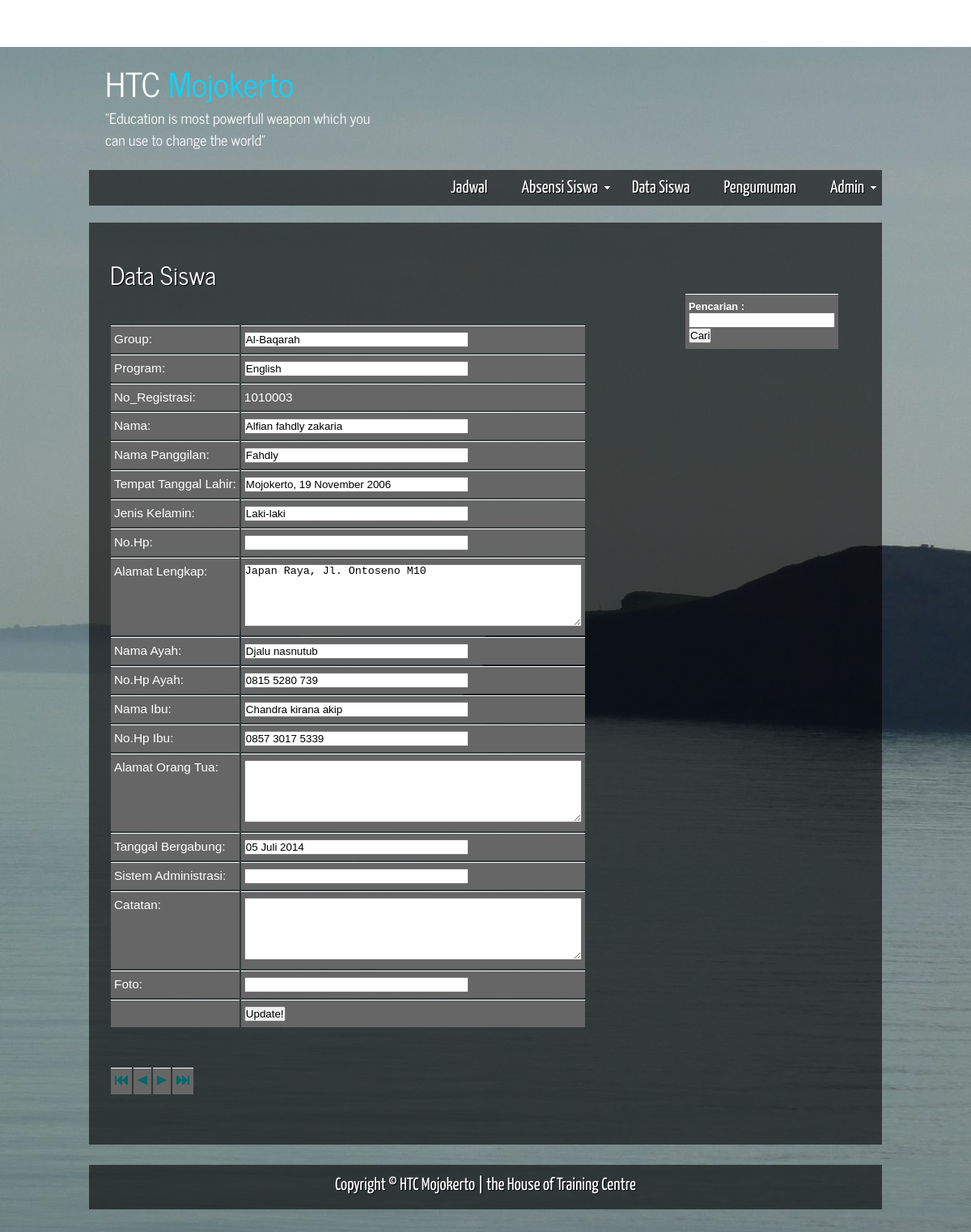
The app's page /Admin/editsiswa.php?pageNum_Recordset1=1&totalRows_Recordset1=53 (signed in) with its own data.
### tables this page shows
CREATE TABLE IF NOT EXISTS `data_siswa` (
  `Group` varchar(20) NOT NULL,
  `Program` varchar(32) NOT NULL,
  `No_Registrasi` int(11) NOT NULL AUTO_INCREMENT,
  `Nama` varchar(35) NOT NULL,
  `Nama_panggilan` varchar(10) NOT NULL,
  `Tempat_Tanggal_Lahir` varchar(40) NOT NULL,
  `Jenis_kelamin` varchar(10) NOT NULL,
  `No_Hp` varchar(15) DEFAULT NULL,
  `Alamat_Lengkap` varchar(200) DEFAULT NULL,
  `Nama_ayah` varchar(35) NOT NULL,
  `No_Hp_Ayah` varchar(15) DEFAULT NULL,
  `Nama_Ibu` varchar(35) NOT NULL,
  `No_Hp_Ibu` varchar(15) DEFAULT NULL,
  `Alamat_Orang_Tua` varchar(200) DEFAULT NULL,
  `Date_of_joint` varchar(20) NOT NULL,
  `Sistem_Administrasi` varchar(200) DEFAULT NULL,
  `Catatan` varchar(200) DEFAULT NULL,
  `Foto` varchar(100) DEFAULT NULL,
  PRIMARY KEY (`No_Registrasi`),
  UNIQUE KEY `No_Registrasi` (`No_Registrasi`)
);

### Admin/editsiswa.php (the view, shortened to what this page needs)
<?php require_once('../Connections/Server_HTC.php'); ?>
<?php
$editFormAction = $_SERVER['PHP_SELF'];
if (isset($_SERVER['QUERY_STRING'])) {
  $editFormAction .= "?" . htmlentities($_SERVER['QUERY_STRING']);
}
$currentPage = $_SERVER["PHP_SELF"];
$maxRows_Recordset1 = 1;
$pageNum_Recordset1 = 0;
if (isset($_GET['pageNum_Recordset1'])) {
  $pageNum_Recordset1 = $_GET['pageNum_Recordset1'];
}
$startRow_Recordset1 = $pageNum_Recordset1 * $maxRows_Recordset1;
$query_Recordset1 = "SELECT * FROM data_siswa";
$query_limit_Recordset1 = sprintf("%s LIMIT %d, %d", $query_Recordset1, $startRow_Recordset1, $maxRows_Recordset1);
$Recordset1 = mysql_query($query_limit_Recordset1, $Server_HTC) or die(mysql_error());
$row_Recordset1 = mysql_fetch_assoc($Recordset1);
if (isset($_GET['totalRows_Recordset1'])) {
  $totalRows_Recordset1 = $_GET['totalRows_Recordset1'];
} else {
  $all_Recordset1 = mysql_query($query_Recordset1);
  $totalRows_Recordset1 = mysql_num_rows($all_Recordset1);
}
$totalPages_Recordset1 = ceil($totalRows_Recordset1/$maxRows_Recordset1)-1;
$queryString_Recordset1 = "";
$queryString_Recordset1 = sprintf("&totalRows_Recordset1=%d%s", $totalRows_Recordset1, $queryString_Recordset1);
?>
<!DOCTYPE HTML>
<html>
<head>
  <link rel="stylesheet" type="text/css" href="../css/style.css" />
</head>
<body>
  <div id="main">
    <header>
      <div id="logo">
        <div id="logo_text">
          <h1><a href="../index.php">HTC<span class="logo_colour"> Mojokerto</span></a></h1>
          <h2>&quot;Education is most powerfull weapon which you can use to change the world&quot;</h2>
        </div>
      </div>
      <nav>
        <div id="menu_container">
          <ul class="sf-menu" id="nav">
            <li><a href="../index.php">Jadwal</a></li>
                        <li><a href="#">Absensi Siswa</a>
</li>
<li><a href="../HTCstudent.php">Data Siswa</a></li>
            <li><a href="#l">Pengumuman</a></li>
             <li><a href="#">Admin</a>
        </div>
      </nav>
    </header>
<div id="site_content">
  <div id="sidebar_container"><h3>&nbsp;</h3><a href="#"></a>
    <div class="sidebar">
      <form name="form" method="get" action="../HTCstudent.php?q=<?php echo $row_Recordset1['Nama']; ?>">
<table width="40%" border="0" align="center" cellpadding="0">
<tr bgcolor="orange">
  <td colspan="3">
  <strong> Pencarian : </strong>
  <input type="text" name="name">
  <input type="submit" name="Submit" id="SUBMIT" value="Cari" ></td>
</tr>
</table>
</form>
    </div>
</div>
      <div class="content">
        <h1>Data Siswa</h1>
        <p>
        </p>
              <?php do { ?>
                <form method="post" name="form1" action="<?php echo $editFormAction; ?>">
              <table align="center">
                <tr valign="baseline">
                  <td nowrap align="right">Group:</td>
                  <td><input type="text" name="Group" value="<?php echo htmlentities($row_Recordset1['Group'], ENT_COMPAT, 'UTF-8'); ?>" size="32"></td>
                </tr>
                <tr valign="baseline">
                  <td nowrap align="right">Program:</td>
                  <td><input type="text" name="Program" value="<?php echo htmlentities($row_Recordset1['Program'], ENT_COMPAT, 'UTF-8'); ?>" size="32"></td>
                </tr>
                <tr valign="baseline">
                  <td nowrap align="right">No_Registrasi:</td>
                  <td><?php echo $row_Recordset1['No_Registrasi']; ?></td>
                </tr>
                <tr valign="baseline">
                  <td nowrap align="right">Nama:</td>
                  <td><input type="text" name="Nama" value="<?php echo htmlentities($row_Recordset1['Nama'], ENT_COMPAT, 'UTF-8'); ?>" size="32"></td>
                </tr>
                <tr valign="baseline">
                  <td nowrap align="right">Nama Panggilan:</td>
                  <td><input type="text" name="Nama_panggilan" value="<?php echo htmlentities($row_Recordset1['Nama_panggilan'], ENT_COMPAT, 'UTF-8'); ?>" size="32"></td>
                </tr>
                <tr valign="baseline">
                  <td nowrap align="right">Tempat Tanggal Lahir:</td>
                  <td><input type="text" name="Tempat_Tanggal_Lahir" value="<?php echo htmlentities($row_Recordset1['Tempat_Tanggal_Lahir'], ENT_COMPAT, 'UTF-8'); ?>" size="32"></td>
                </tr>
                <tr valign="baseline">
                  <td nowrap align="right">Jenis Kelamin:</td>
                  <td><input type="text" name="Jenis_kelamin" value="<?php echo htmlentities($row_Recordset1['Jenis_kelamin'], ENT_COMPAT, 'UTF-8'); ?>" size="32"></td>
                </tr>
                <tr valign="baseline">
                  <td nowrap align="right">No.Hp:</td>
                  <td><input type="text" name="No_Hp" value="<?php echo htmlentities($row_Recordset1['No_Hp'], ENT_COMPAT, 'UTF-8'); ?>" size="32"></td>
                </tr>
                <tr valign="baseline">
                  <td nowrap align="right" valign="top">Alamat Lengkap:</td>
                  <td><textarea name="Alamat_Lengkap" cols="50" rows="5"><?php echo htmlentities($row_Recordset1['Alamat_Lengkap'], ENT_COMPAT, 'UTF-8'); ?></textarea>                    </td>
                </tr>
                <tr valign="baseline">
                  <td nowrap align="right">Nama Ayah:</td>
                  <td><input type="text" name="Nama_ayah" value="<?php echo htmlentities($row_Recordset1['Nama_ayah'], ENT_COMPAT, 'UTF-8'); ?>" size="32"></td>
                </tr>
                <tr valign="baseline">
                  <td nowrap align="right">No.Hp Ayah:</td>
                  <td><input type="text" name="No_Hp_Ayah" value="<?php echo htmlentities($row_Recordset1['No_Hp_Ayah'], ENT_COMPAT, 'UTF-8'); ?>" size="32"></td>
                </tr>
                <tr valign="baseline">
                  <td nowrap align="right">Nama Ibu:</td>
                  <td><input type="text" name="Nama_Ibu" value="<?php echo htmlentities($row_Recordset1['Nama_Ibu'], ENT_COMPAT, 'UTF-8'); ?>" size="32"></td>
                </tr>
                <tr valign="baseline">
                  <td nowrap align="right">No.Hp Ibu:</td>
                  <td><input type="text" name="No_Hp_Ibu" value="<?php echo htmlentities($row_Recordset1['No_Hp_Ibu'], ENT_COMPAT, 'UTF-8'); ?>" size="32"></td>
                </tr>
                <tr valign="baseline">
                  <td nowrap align="right" valign="top">Alamat Orang  Tua:</td>
                  <td><textarea name="Alamat_Orang__Tua" cols="50" rows="5"><?php echo htmlentities($row_Recordset1['Alamat_Orang _Tua'], ENT_COMPAT, 'UTF-8'); ?></textarea>                    </td>
                </tr>
                <tr valign="baseline">
                  <td nowrap align="right">Tanggal Bergabung:</td>
                  <td><input type="text" name="Date_of_joint" value="<?php echo htmlentities($row_Recordset1['Date_of_joint'], ENT_COMPAT, 'UTF-8'); ?>" size="32"></td>
                </tr>
                <tr valign="baseline">
                  <td nowrap align="right">Sistem Administrasi:</td>
                  <td><input type="text" name="Sistem_Administrasi" value="<?php echo htmlentities($row_Recordset1['Sistem_Administrasi'], ENT_COMPAT, 'UTF-8'); ?>" size="32"></td>
                </tr>
                <tr valign="baseline">
                  <td nowrap align="right" valign="top">Catatan:</td>
                  <td><textarea name="Catatan" cols="50" rows="5"><?php echo htmlentities($row_Recordset1['Catatan'], ENT_COMPAT, 'UTF-8'); ?></textarea>                    </td>
                </tr>
                <tr valign="baseline">
                  <td nowrap align="right">Foto:</td>
                  <td><input type="text" name="Foto" value="<?php echo htmlentities($row_Recordset1['Foto'], ENT_COMPAT, 'UTF-8'); ?>" size="32"></td>
                </tr>
                <tr valign="baseline">
                  <td nowrap align="right">&nbsp;</td>
                  <td><input type="submit" value="Update!"></td>
                </tr>
                        </table>
                            </form>
                <?php } while ($row_Recordset1 = mysql_fetch_assoc($Recordset1)); ?>
              <p>&nbsp;
              <table border="0">
    <tr>
      <td><?php if ($pageNum_Recordset1 > 0) {  ?>
          <a href="<?php printf("%s?pageNum_Recordset1=%d%s", $currentPage, 0, $queryString_Recordset1); ?>"><img src="First.gif" border=0></a>
          <?php }  ?>
      </td>
      <td><?php if ($pageNum_Recordset1 > 0) {  ?>
          <a href="<?php printf("%s?pageNum_Recordset1=%d%s", $currentPage, max(0, $pageNum_Recordset1 - 1), $queryString_Recordset1); ?>"><img src="Previous.gif" border=0></a>
          <?php }  ?>
      </td>
      <td><?php if ($pageNum_Recordset1 < $totalPages_Recordset1) {  ?>
          <a href="<?php printf("%s?pageNum_Recordset1=%d%s", $currentPage, min($totalPages_Recordset1, $pageNum_Recordset1 + 1), $queryString_Recordset1); ?>"><img src="Next.gif" border=0></a>
          <?php }  ?>
      </td>
      <td><?php if ($pageNum_Recordset1 < $totalPages_Recordset1) {  ?>
          <a href="<?php printf("%s?pageNum_Recordset1=%d%s", $currentPage, $totalPages_Recordset1, $queryString_Recordset1); ?>"><img src="Last.gif" border=0></a>
          <?php }  ?>
      </td>
    </tr>
  </table>
  </p>
</div>
</div>
    <footer>
      <p>Copyright &copy; HTC Mojokerto | <a href="http://www.css3templates.co.uk">the House of Training Centre</a></p>
    </footer>
  </div>
</body>
</html>

### css/style.css (style rules this page uses)
html { height: 100%; }
* { margin: 0; padding: 0; }
article, aside, figure, footer, header, hgroup, nav, section { display:block; }
body { font: normal .80em arial, sans-serif; background: #FFF url(../images/back.jpg) no-repeat center fixed; color: #DDD; }
p { padding: 0 0 20px 0; line-height: 1.7em; }
img { border: 0; }
h1, h2, h3, h4, h5, h6 { color: #362C20; letter-spacing: 0em; padding: 0 0 5px 0; }
h1, h2, h3 { font: normal 140% arial, sans-serif; margin: 0 0 15px 0; padding: 15px 0 5px 0; color: #FFF; }
h2 { font-size: 160%; padding: 9px 0 5px 0; color: #F67F00; }
h3 { font-size: 140%; padding: 5px 0 0 0; }
a, a:hover { outline: none; text-decoration: underline; color: #09D4FF; }
ul { margin: 2px 0 22px 17px; }
ul li { list-style-type: circle; margin: 0 0 3px 0; padding: 0 0 4px 5px; line-height: 1.5em; }
#main, nav, #container, #logo, #site_content, footer { margin-left: auto; margin-right: auto; }
#main { margin: 50px auto; width: 980px; padding-bottom: 30px; }
header { background: transparent; height: 225px; }
#logo { width: 330px; float: left; height: 100px; color: #888; padding: 20px; margin-bottom: 20px; }
#logo h1, #logo h2 { font: normal 320% 'News Cycle', arial, sans-serif; border-bottom: 0; text-transform: none; margin: 0; }
#logo_text h1, #logo_text h1 a, #logo_text h1 a:hover { padding: 0; color: #FFF; text-decoration: none; }
#logo_text h1 a .logo_colour { color: #09D4FF; }
#logo_text h2 { font-size: 140%; padding: 0 0 0 0; color: #FFF; }
nav { float: left; height: 44px; width: 980px; margin: 0 auto 0 auto; color: #FFF; background: transparent url(../images/transparent.png); }
#menu_container { width: 980px; margin: 0 auto 0 auto; }
#site_content { width: 930px; overflow: hidden; margin: 0px auto 0 auto; padding: 25px; background: transparent url(../images/transparent.png); }
#sidebar_container { float: right; width: 224px; padding: 20px 5px 0 0; }
.sidebar { float: right; width: 200px; margin: 0 0 17px 0; padding: 0 15px 5px 13px; }
.sidebar h3, .content h1 { padding: 0 15px 20px 0; font: 200% 'News Cycle', arial, sans-serif; text-shadow: #000 1px 1px; margin: 0 1px; color: #FFF; }
.content { text-align: left; width: auto; float: left; font-size: 120%; margin-top: 0; margin-right: 0; margin-bottom: 15px; margin-left: 0; padding-top: 14px; padding-right: 0; padding-bottom: 0; padding-left: 0; }
footer { width: 980px; font: 170% 'Yanone Kaffeesatz', arial, sans-serif; text-shadow: 1px 1px #000; height: 30px; padding: 5px 0 20px 0; text-align: center; color: #FFF; margin-top: 25px; background: transparent url(../images/transparent.png); }
footer p { line-height: 1.7em; padding: 0 0 10px 0; }
footer a { color: #FFF; text-decoration: none; }
table { margin: 0px 0 0px 0; }
table tr th, table tr td { background: #70D4E6; color: #FFF; padding: 7px 4px; text-align: left; }
table tr td { background: #666666; color: #FFF; border-top: 1px solid #FFF; }
ul.sf-menu,ul.sf-menu * { margin: 0; padding: 0; }
ul.sf-menu { display: block; position: relative; }
ul.sf-menu li { display: block; list-style: none; float: left; position: relative; }
ul.sf-menu a { display: block; position: relative; }
ul#nav { float: right; }
ul#nav li a { padding:7px 20px 6px 20px; font: 170% 'Yanone Kaffeesatz', arial, sans-serif; text-shadow: 1px 1px #000; text-decoration: none; color: #FFF; margin-right: 2px; }

### records on screen
data_siswa: Group "Al-Baqarah", Program "English", No_Registrasi "1010003", Nama "Alfian fahdly zakaria", Nama_panggilan "Fahdly", Tempat_Tanggal_Lahir "Mojokerto, 19 November 2006", Jenis_kelamin "Laki-laki", Alamat_Lengkap "Japan Raya, Jl. Ontoseno M10", Nama_ayah "Djalu nasnutub", No_Hp_Ayah "0815 5280 739", Nama_Ibu "Chandra kirana akip", No_Hp_Ibu "0857 3017 5339", Date_of_joint "05 Juli 2014"
